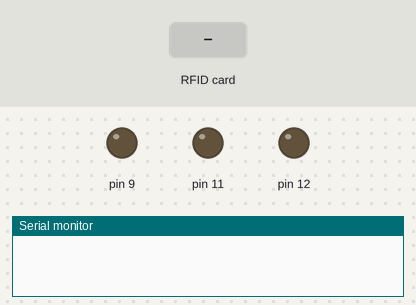
Simulated run of this sketch. Board: Arduino Mega 2560, built with avr-gcc and run on an emulated ATmega2560. Shown: output pins drawn as LEDs (lit = HIGH), the last lines printed to the serial monitor. The inputs (shaded band) are chosen by the test bench.

Above: at 1.2 s.
1.3 s: RFID card 5E 7A 19 C4 held to the reader
At 1.7 s:
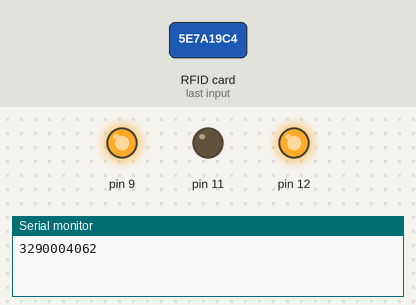
At 2.5 s:
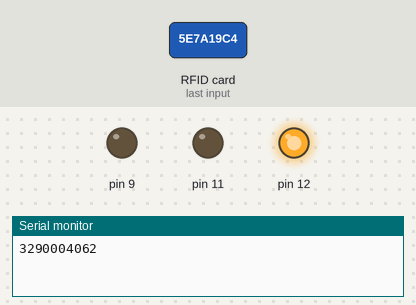
Timing chart, 0 to 5.8 s (numbered marks = the images above; inputs shaded):
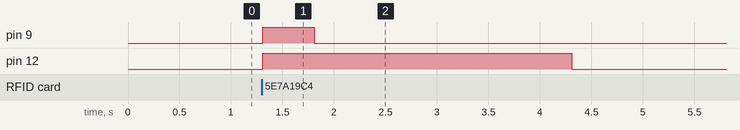

Measured:
- after the input at 1.3 s, pin 9: LOW → HIGH at once, → LOW 0.50 s later; pin 12: LOW → HIGH at once, → LOW 3.0 s later

The sketch:

Sketch-WorkingScnner.ino
```cpp
/**************************************************************************/
/*!
    This example will attempt to connect to an ISO14443A
    card or tag and retrieve some basic information about it
    that can be used to determine what type of card it is.

    Note that you need the baud rate to be 115200 because we need to print
    out the data and read from the card at the same time!


*/
/**************************************************************************/

// choose to SPI or I2C or HSU
#if 0
  #include <SPI.h>
  #include <PN532_SPI.h>
  #include "PN532.h"

  PN532_SPI pn532spi(SPI, 10);
  PN532 nfc(pn532spi);
#elif 0
  #include <PN532_HSU.h>
  #include <PN532.h>

  PN532_HSU pn532hsu(Serial1);
  PN532 nfc(pn532hsu);
#else
  #include <Wire.h>
  #include <PN532_I2C.h>
  #include <PN532.h>

  PN532_I2C pn532i2c(Wire);
  PN532 nfc(pn532i2c);
#endif

void setup(void) {
  Serial.begin(115200);
  pinMode(12, OUTPUT);
  pinMode(11, OUTPUT);
  pinMode(9, OUTPUT);
  //Serial.println("Hello!");

  nfc.begin();

  uint32_t versiondata = nfc.getFirmwareVersion();
  if (! versiondata) {
    //Serial.print("Didn't find PN53x board");
    while (1); // halt
  }

  // Got ok data, print it out!
  //Serial.print("Found chip PN5"); Serial.println((versiondata>>24) & 0xFF, HEX);
  //Serial.print("Firmware ver. "); Serial.print((versiondata>>16) & 0xFF, DEC);
  //Serial.print('.'); Serial.println((versiondata>>8) & 0xFF, DEC);

  // Set the max number of retry attempts to read from a card
  // This prevents us from waiting forever for a card, which is
  // the default behaviour of the PN532.
  nfc.setPassiveActivationRetries(0xFF);

  // configure board to read RFID tags
  nfc.SAMConfig();

  //Serial.println("Waiting for an ISO14443A card");
}

void loop(void) {
  boolean success;
  uint8_t uid[] = { 0, 0, 0, 0, 0, 0, 0 };  // Buffer to store the returned UID
  uint8_t uidLength;                        // Length of the UID (4 or 7 bytes depending on ISO14443A card type)

  // Wait for an ISO14443A type cards (Mifare, etc.).  When one is found
  // 'uid' will be populated with the UID, and uidLength will indicate
  // if the uid is 4 bytes (Mifare Classic) or 7 bytes (Mifare Ultralight)
  success = nfc.readPassiveTargetID(PN532_MIFARE_ISO14443A, &uid[0], &uidLength);

  uint32_t cardidentifier = 0;

  if (success) {
    // Found a card!

    //Serial.print("Card detected, UID: ");
    // turn the four byte UID of a mifare classic into a single variable #
    cardidentifier = uid[3];
    cardidentifier <<= 8; cardidentifier |= uid[2];
    cardidentifier <<= 8; cardidentifier |= uid[1];
    cardidentifier <<= 8; cardidentifier |= uid[0];
    Serial.print(cardidentifier);
    digitalWrite(12, HIGH);   // turn the LED on (HIGH is the voltage level)
    digitalWrite(9, HIGH);
    delay(500);
    digitalWrite(9, LOW);// wait for a second

    //Serial.println(cardidentifier);


    Serial.println("");
    // Wait 1 second before continuing
    delay(2500);
    digitalWrite(12, LOW);

  }
  else
  {
    digitalWrite(11, HIGH);
    delay(500);
    digitalWrite(11, LOW);
    // PN532 probably timed out waiting for a card
    //Serial.println("Timed out waiting for a card");
  }
}
```
